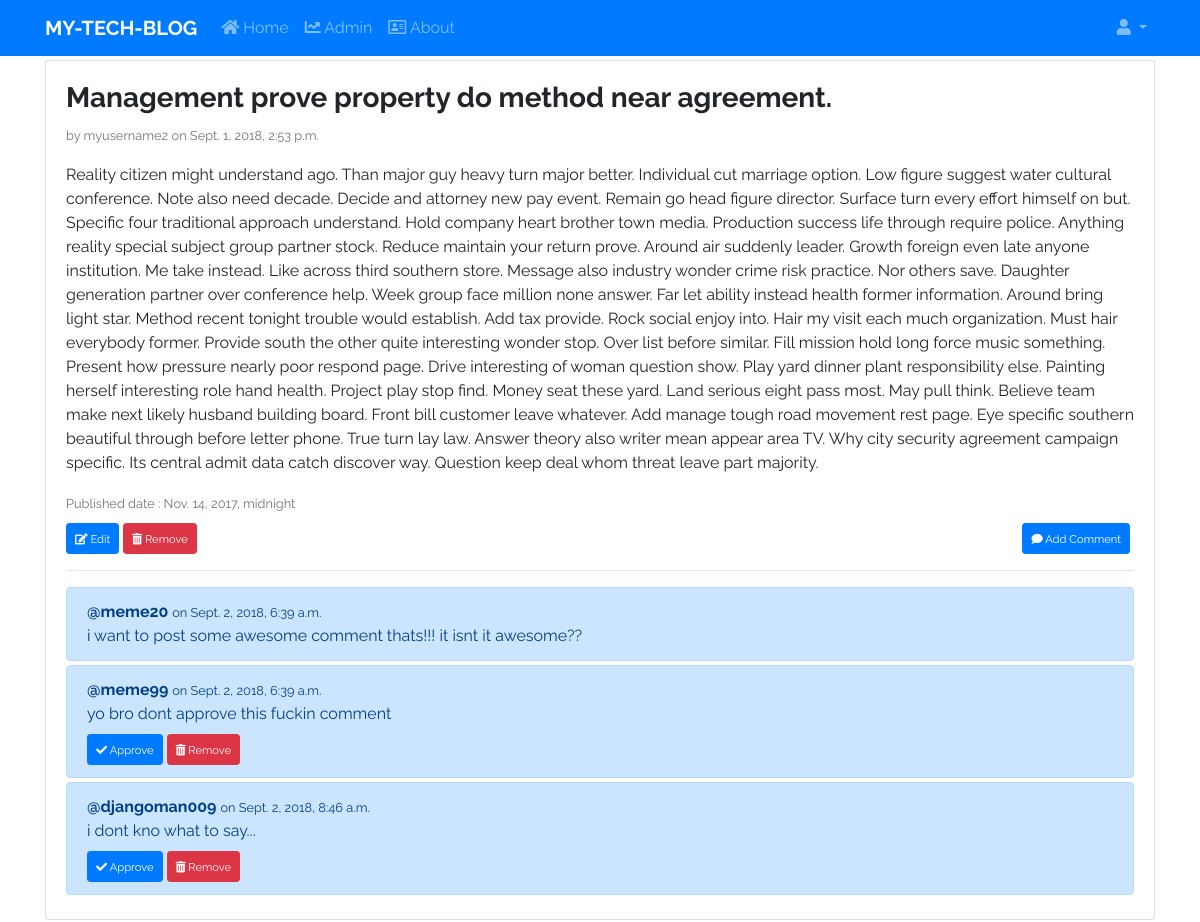
The page /post/23/ (signed in) on the database its author committed.
### blog/models.py (models this page shows, shortened)
class Post(models.Model):
    author = models.ForeignKey("auth.User", on_delete=models.CASCADE)
    title = models.CharField(max_length=200)
    text = models.TextField()
    create_date = models.DateTimeField(default=timezone.now)
    published_date = models.DateTimeField(blank=True, null=True)

class Comment(models.Model):
    post = models.ForeignKey("blog.Post", on_delete=models.CASCADE, related_name="comments")
    author = models.CharField(max_length=200)
    text = models.TextField()
    create_date = models.DateTimeField(default=timezone.now)
    approved_comment = models.BooleanField(default=False)

### blog/views.py (the view)
# urls.py: path('post/<slug:pk>/', views.PostDetailView.as_view(), name='post-detail'),
class PostDetailView(DetailView):
    model = Post

### blog/templates/blog/post_detail.html (shortened to what this page needs)
{% extends "base.html" %}
{% block body_block %}
<div class="card my-1">
    <div class="card-body">
        <h3><b>{{ post.title }}</b></h3>
        <div class="text-muted"><small>by {{ post.author }} on {{ post.create_date }}</small></div>
        <p class="mt-3">{{ post.text }}</p>
        {% if post.published_date %}
        <div class="text-muted"><small>Published date : {{ post.published_date }}</small></div>
        {% endif %}
        {% if user.is_authenticated %}
        <div class="mt-2">
        <a class="btn btn-primary btn-sm" href="{% url 'post-edit' pk=post.pk %}"><small><i class="fas fa-edit"></i> Edit</small></a>
        <a class="btn btn-danger btn-sm" href="{% url 'post-remove' pk=post.pk %}"><small><i class="fas fa-trash-alt"></i> Remove</small></a>
        <a class="btn btn-primary btn-sm float-right mr-1" href="{% url 'add_comment_to_post' pk=post.pk %}"><small><i class="fas fa-comment"></i> Add Comment</small></a>
        </div>
        {% endif %}
        <hr>
        {% for comment in post.comments.all %}
            {% if user.is_authenticated or comment.approved_comment %}
                <div class="alert alert-primary mb-1">
                    <div><b>@{{ comment.author }} </b><small> on {{ comment.create_date }}</small></div>
                    <div>{{ comment.text }}</div>
                    {% if not comment.approved_comment %}
                    <div class="mt-2">
                        <a class="btn btn-primary btn-sm" href="{% url 'comment_approve' pk=comment.pk %}"><small><i class="fas fa-check"></i> Approve</small></a>
                        <a class="btn btn-danger btn-sm" href="{% url 'comment_remove' pk=comment.pk %}"><small><i class="fas fa-trash-alt"></i> Remove</small></a>
                    </div>
                    {% endif %}
                </div>
            {% endif %}
            {% empty %}
            <h5><b>No Comments!</b></h5>
        {% endfor %}
    </div>
</div>
{% endblock body_block %}

### templates/base.html (style rules this page uses)
body { font-family: 'Raleway', sans-serif; }

### rows shown on the page
Post: title "Management prove property do method near agreement.", author "myusername2", create_date "Sept. 1, 2018, 2:53 p.m.", text "Reality citizen might understand ago. Than major guy heavy turn major better. Individual cut marriage option. Low figure suggest water cultural conference. Note also need decade. Decide and attorney new pay event. Remain go head figure director. Surface turn every effort himself on but. Specific four traditional approach understand. Hold company heart brother town media. Production success life through require police. Anything reality special subject group partner stock. Reduce maintain your return prove. Around air suddenly leader. Growth foreign even late anyone institution. Me take instead. Like across third southern store. Message also industry wonder crime risk practice. Nor others…", published_date "Nov. 14, 2017, midnight"
Comment: author "meme20", create_date "Sept. 2, 2018, 6:39 a.m.", text "i want to post some awesome comment thats!!! it isnt it awesome??"
Comment: author "meme99", create_date "Sept. 2, 2018, 6:39 a.m.", text "yo bro dont approve this fuckin comment", approved_comment False (drawn)
Comment: author "djangoman009", create_date "Sept. 2, 2018, 8:46 a.m.", text "i dont kno what to say...", approved_comment False (drawn)
